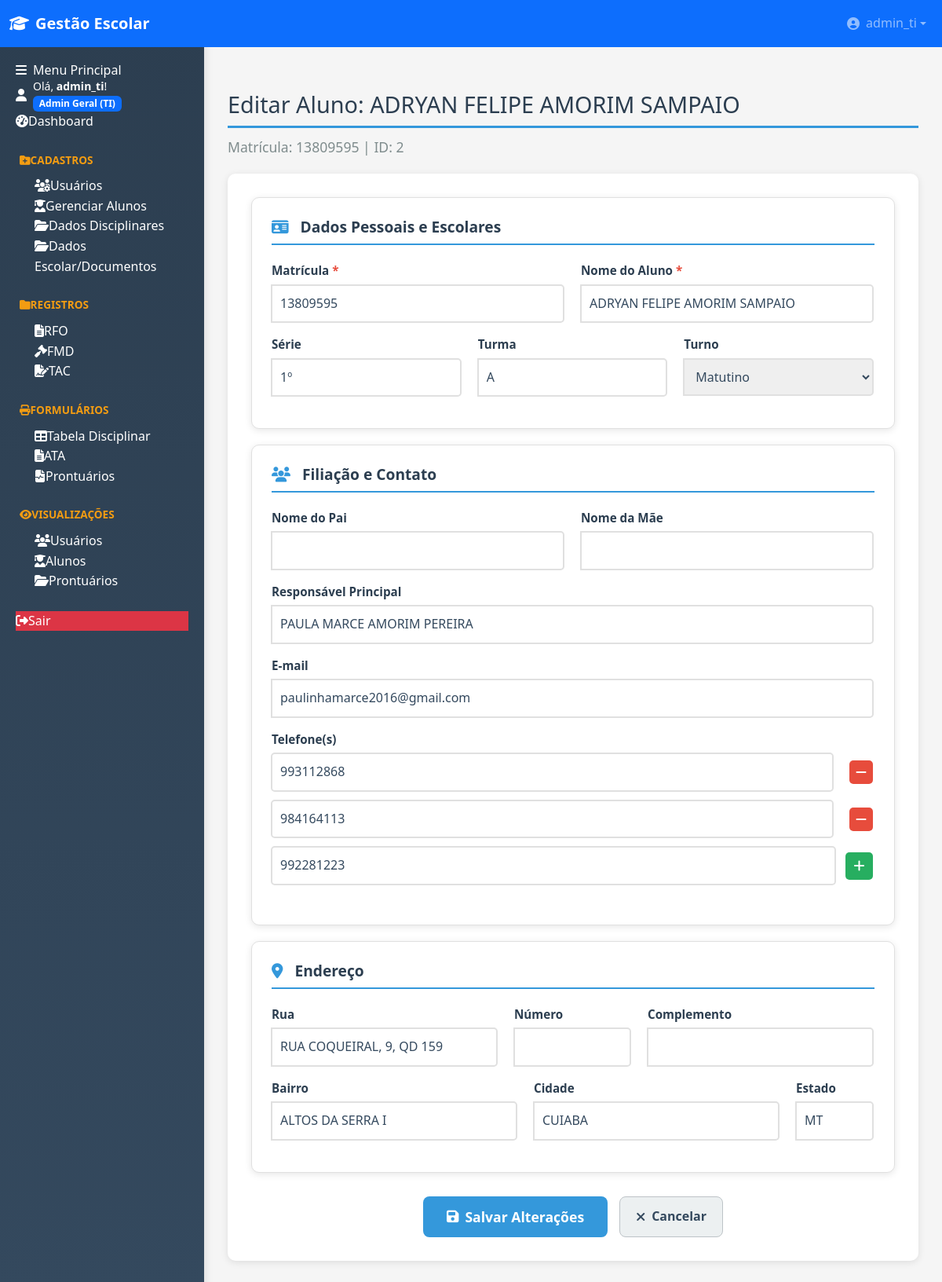
Page /alunos/editar_aluno/2 (signed in) on the committed database.
### tables this page shows
CREATE TABLE usuarios (
                id INTEGER PRIMARY KEY AUTOINCREMENT,
                username TEXT NOT NULL UNIQUE,
                password TEXT NOT NULL,
                nivel INTEGER NOT NULL, -- 1: Admin Geral (TI), 2: Admin Secundário, 3: Usuário
                data_criacao TEXT DEFAULT CURRENT_TIMESTAMP
            , cargo TEXT DEFAULT '');

CREATE TABLE alunos (
                id INTEGER PRIMARY KEY AUTOINCREMENT,
                matricula TEXT NOT NULL UNIQUE,
                nome TEXT NOT NULL,
                serie TEXT,
                turma TEXT,
                turno TEXT,
                pai TEXT,
                mae TEXT,
                responsavel TEXT,
                email TEXT,
                rua TEXT,
                numero TEXT,
                complemento TEXT,
                bairro TEXT,
                cidade TEXT,
                estado TEXT,
                data_cadastro TEXT NOT NULL DEFAULT (datetime('now','localtime')), -- AGORA COM VALOR PADRÃO
                usuario_cadastro_id INTEGER,
                telefone TEXT, photo TEXT, -- A coluna telefone está aqui para compatibilidade com o código existente
                FOREIGN KEY (usuario_cadastro_id) REFERENCES usuarios(id)
            );

### blueprints/alunos.py (the view, shortened to what this page needs)
@alunos_bp.route('/editar_aluno/<int:aluno_id>', methods=['GET', 'POST'])
@admin_secundario_required
def editar_aluno(aluno_id):
    db = get_db()
    aluno = db.execute('SELECT * FROM alunos WHERE id = ?', (aluno_id,)).fetchone()
    if aluno is None:
        flash('Aluno não encontrado.', 'danger')
        return redirect(url_for('alunos_bp.listar_alunos'))
    aluno_dict = dict(aluno)
    return render_template('editar_aluno.html', aluno=aluno_dict)

### templates/editar_aluno.html (shortened to what this page needs)
{% extends 'base.html' %}
{% block content %}
<h2>Editar Aluno: {{ aluno.nome }}</h2>
<p class="subtitle">Matrícula: {{ aluno.matricula }} | ID: {{ aluno.id }}</p>
<form method="POST" class="form-aluno">
    <div class="form-section">
        <h3 class="section-title">
            <i class="fas fa-id-card"></i> Dados Pessoais e Escolares
        </h3>
        <div class="form-row">
            <div class="input-group">
                <label for="matricula">Matrícula <span class="required">*</span></label>
                <input type="text" id="matricula" name="matricula" value="{{ aluno.matricula }}" required>
            </div>
            <div class="input-group">
                <label for="nome">Nome do Aluno <span class="required">*</span></label>
                <input type="text" id="nome" name="nome" value="{{ aluno.nome }}" required>
            </div>
        </div>
        <div class="form-row">
            <div class="input-group">
                <label for="serie">Série</label>
                <input type="text" id="serie" name="serie" value="{{ aluno.serie }}">
            </div>
            <div class="input-group">
                <label for="turma">Turma</label>
                <input type="text" id="turma" name="turma" value="{{ aluno.turma }}">
            </div>
            <div class="input-group">
                <label for="turno">Turno</label>
                <select id="turno" name="turno">
                    <option value="MATUTINO" {% if aluno.turno == 'MATUTINO' %}selected{% endif %}>Matutino</option>
                </select>
            </div>
        </div>
    </div>
    <div class="form-section">
        <h3 class="section-title">
            <i class="fas fa-users"></i> Filiação e Contato
        </h3>
        <div class="form-row">
            <div class="input-group">
                <label for="pai">Nome do Pai</label>
                <input type="text" id="pai" name="pai" value="{{ aluno.pai }}">
            </div>
            <div class="input-group">
                <label for="mae">Nome da Mãe</label>
                <input type="text" id="mae" name="mae" value="{{ aluno.mae }}">
            </div>
        </div>
        <div class="form-row">
            <div class="input-group full-width">
                <label for="responsavel">Responsável Principal</label>
                <input type="text" id="responsavel" name="responsavel" value="{{ aluno.responsavel }}">
            </div>
        </div>
        <div class="form-row">
            <div class="input-group full-width">
                <label for="email">E-mail</label>
                <input type="email" id="email" name="email" value="{{ aluno.email }}">
            </div>
        </div>
        <div class="form-row">
            <div class="input-group full-width">
                <label>Telefone(s)</label>
                <div id="telefones-fields"></div>
            </div>
        </div>
    </div>
    <div class="form-section">
        <h3 class="section-title">
            <i class="fas fa-map-marker-alt"></i> Endereço
        </h3>
        <div class="form-row">
            <div class="input-group">
                <label for="rua">Rua</label>
                <input type="text" id="rua" name="rua" value="{{ aluno.rua }}">
            </div>
            <div class="input-group" style="flex: 0 0 150px;">
                <label for="numero">Número</label>
                <input type="text" id="numero" name="numero" value="{{ aluno.numero }}">
            </div>
            <div class="input-group">
                <label for="complemento">Complemento</label>
                <input type="text" id="complemento" name="complemento" value="{{ aluno.complemento }}">
            </div>
        </div>
        <div class="form-row">
            <div class="input-group">
                <label for="bairro">Bairro</label>
                <input type="text" id="bairro" name="bairro" value="{{ aluno.bairro }}">
            </div>
            <div class="input-group">
                <label for="cidade">Cidade</label>
                <input type="text" id="cidade" name="cidade" value="{{ aluno.cidade }}">
            </div>
            <div class="input-group" style="flex: 0 0 100px;">
                <label for="estado">Estado</label>
                <input type="text" id="estado" name="estado" maxlength="2" value="{{ aluno.estado }}" style="text-transform: uppercase;">
            </div>
        </div>
    </div>
    <div class="form-actions">
        <button type="submit" class="button btn-primary">
            <i class="fas fa-save"></i> Salvar Alterações
        </button>
        <a href="{{ url_for('alunos_bp.listar_alunos') }}" class="button btn-secondary">
            <i class="fas fa-times"></i> Cancelar
        </a>
    </div>
</form>
{% endblock %}

### templates/base.html (shortened to what this page needs)
﻿<!DOCTYPE html>
<html lang="pt-br">
<head>
    <link href="https://cdn.jsdelivr.net/npm/bootstrap@5.3.2/dist/css/bootstrap.min.css" rel="stylesheet">
    <link rel="stylesheet" href="https://cdnjs.cloudflare.com/ajax/libs/font-awesome/6.4.0/css/all.min.css">
    <link rel="stylesheet" href="{{ url_for('static', filename='style.css') }}?v={{ range(1, 10000) | random }}">
</head>
<body>
    {% if not request.args.get('iframe') %}
    <nav class="navbar navbar-expand-lg navbar-dark fixed-top bg-primary">
        <div class="container-fluid">
            <a class="navbar-brand d-flex align-items-center" href="{{ url_for('dashboard') }}">
                <i class="fas fa-graduation-cap me-2"></i>
                <span class="fw-bold">Gestão Escolar</span>
            </a>
            {% if session.get('logged_in') %}
            <div class="navbar-nav ms-auto">
                <div class="nav-item dropdown">
                    <a class="nav-link dropdown-toggle d-flex align-items-center" href="#" role="button" data-bs-toggle="dropdown">
                        <i class="fas fa-user-circle me-2"></i>
                        <span>{{ session.get('username') }}</span>
                    </a>
                </div>
            </div>
            {% endif %}
        </div>
    </nav>
    {% endif %}
    {% if not request.args.get('iframe') %}
    <div class="sidebar" id="sidebar">
        <div class="sidebar-header">
            <h6 class="mb-0"><i class="fas fa-bars me-2"></i>Menu Principal</h6>
        </div>
        <div class="sidebar-body p-0">
            {% if session.get('logged_in') %}
                <div class="user-greeting">
                    <div class="d-flex align-items-center">
                        <i class="fas fa-user me-2"></i>
                        <div>
                            <small>Olá, <span class="username fw-bold">{{ session.get('username') }}</span>!</small><br>
                            <span class="badge bg-primary">{{ session.get('nivel_nome') }}</span>
                        </div>
                    </div>
                </div>
                <div class="menu-section">
                    <a href="{{ url_for('dashboard') }}" class="nav-link {% if request.endpoint == 'dashboard' %}active{% endif %}">
                        <i class="fas fa-tachometer-alt"></i><span>Dashboard</span>
                    </a>
                </div>
                {% if session.get('nivel') in [1, 2] %}
                <div class="menu-section">
                    <div class="nav-link menu-title"><i class="fas fa-folder-plus"></i><span>Cadastros</span></div>
                    {% if session.get('nivel') == 1 %}
                    <a href="{{ url_for('auth_bp.gerenciar_usuarios') }}" class="nav-link ps-4">
                        <i class="fas fa-users-cog"></i><span>Usuários</span>
                    </a>
                    {% endif %}
                    <a href="{{ url_for('alunos_bp.gerenciar_alunos') }}" class="nav-link ps-4 {% if request.endpoint == 'alunos_bp.gerenciar_alunos' %}active{% endif %}">
                        <i class="fas fa-user-graduate"></i><span>Gerenciar Alunos</span>
                    </a>
                    <a href="{{ url_for('cadastros_bp.dados_disciplinares') }}" class="nav-link ps-4 ">
                        <i class="fas fa-folder-open"></i><span>Dados Disciplinares</span>
                    </a>
                    <a href="{{ url_for('cadastros_bp.dados_documentos') }}" class="nav-link ps-4 ">
                        <i class="fas fa-folder-open"></i><span>Dados Escolar/Documentos</span>
                    </a>
                </div>
                {% endif %}
                <div class="menu-section">
                    <div class="nav-link menu-title"><i class="fas fa-folder"></i><span>Registros</span></div>
                    <a href="{{ url_for('cadastros_bp.registros_rfo') }}" class="nav-link ps-4 ">
                        <i class="fas fa-file-alt"></i><span>RFO</span>
                    </a>
                    <a href="{{ url_for('cadastros_bp.registros_fmd') }}" class="nav-link ps-4 {% if request.endpoint in ['cadastros_bp.registros_fmd','disciplinar_bp.registrar_fmd','visualizacoes_bp.listar_fmds'] %}active{% endif %}">
                        <i class="fas fa-gavel"></i><span>FMD</span>
                    </a>
                    <a href="{{ url_for('cadastros_bp.registros_tac') }}" class="nav-link ps-4 {% if request.endpoint in ['cadastros_bp.registros_tac','formularios_bp.novo_tac','formularios_bp.listar_tacs'] %}active{% endif %}">
                        <i class="fas fa-file-signature"></i><span>TAC</span>
                    </a>
                </div>
                {% if session.get('nivel') in [1, 2] %}
                <div class="menu-section">
                    <div class="nav-link menu-title"><i class="fas fa-print"></i><span>Formulários</span></div>
                    <a href="{{ url_for('formularios_bp.tabela_disciplinar') }}" class="nav-link ps-4">
            <a href="{{ url_for('formularios_bp.tabela_disciplinar') }}" class="nav-link ps-4">
                <i class="fas fa-table"></i><span>Tabela Disciplinar</span>
            </a>
            <a href="{{ url_for('formularios_ata_bp.list_atas') }}" class="nav-link ps-4">
                <i class="fas fa-file-alt"></i><span>ATA</span>
            </a>
                    <a href="{{ url_for('formularios_prontuario.listar_prontuarios') }}" class="nav-link ps-4">
                        <i class="fas fa-file-medical-alt"></i><span>Prontuários</span>
                    </a>
                </div>
                {% endif %}
                <div class="menu-section">
                    <div class="nav-link menu-title"><i class="fas fa-eye"></i><span>Visualizações</span></div>
                    {% if session.get('nivel') in [1, 2] %}
                    <a href="{{ url_for('visualizacoes_bp.listar_usuarios') }}" class="nav-link ps-4">
                        <i class="fas fa-users"></i><span>Usuários</span>
                    </a>
                    {% endif %}
                    <a href="{{ url_for('visualizacoes_bp.listar_alunos') }}" class="nav-link ps-4">
                        <i class="fas fa-user-graduate"></i><span>Alunos</span>
                    </a>
                    {% if session.get('nivel') in [1, 2] %}
                    <a href="{{ url_for('formularios_prontuario.listar_prontuarios') }}" class="nav-link ps-4">
                        <i class="fas fa-folder-open"></i><span>Prontuários</span>
                    </a>
                    {% endif %}
                </div>
                <div class="menu-section mt-auto">
                    <a href="{{ url_for('auth_bp.logout') }}" class="nav-link bg-danger">
                        <i class="fas fa-sign-out-alt"></i><span>Sair</span>
                    </a>
                </div>
            {% endif %}
        </div>
    </div>
    {% endif %}
    <main class="main-content">
        {% block content %}{% endblock %}
    </main>
</body>
</html>

### rows in the picture
usuarios: get "admin_ti"
alunos: nome "ADRYAN FELIPE AMORIM SAMPAIO", matricula "13809595", id "2", serie "1º", turma "A", turno "Matutino", responsavel "PAULA MARCE AMORIM PEREIRA", email "paulinhamarce2016@gmail.com", rua "RUA COQUEIRAL, 9, QD 159", bairro "ALTOS DA SERRA I", cidade "CUIABA", estado "MT"

### other values in the picture
{{ session.get('nivel_nome') }} "Admin Geral (TI)"
